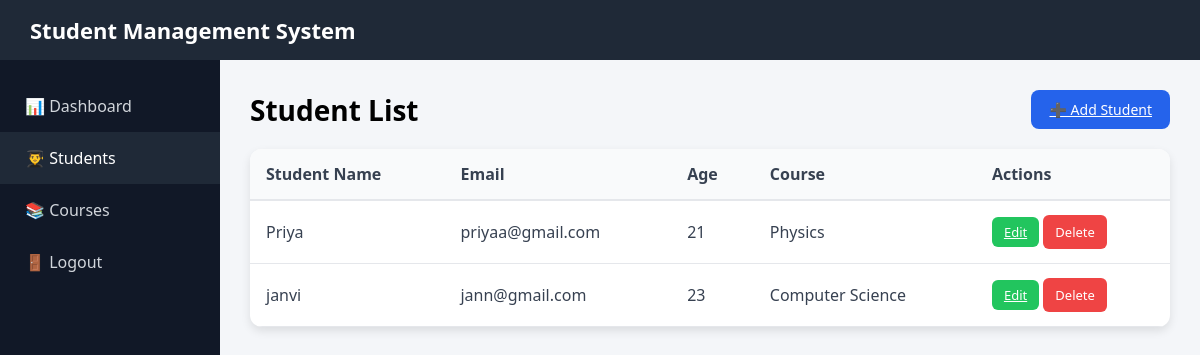
The page /students/ (signed in) on the database its author committed.
### students/models.py (models this page shows, shortened)
class Student(models.Model):
    name = models.CharField(max_length=200)
    email = models.EmailField(unique=True)
    age = models.PositiveIntegerField()
    course = models.ForeignKey(Course, on_delete=models.CASCADE, related_name='students')
    created_at = models.DateTimeField(auto_now_add=True)
    updated_at = models.DateTimeField(auto_now=True)
    class Meta:
        ordering = ['-created_at']

class Course(models.Model):
    name = models.CharField(max_length=200, unique=True)
    created_at = models.DateTimeField(auto_now_add=True)
    updated_at = models.DateTimeField(auto_now=True)
    class Meta:
        ordering = ['name']

### students/views.py (the view)
# urls.py: path('students/', views.students_list, name='students_list'),
@login_required
def students_list(request):
    students = Student.objects.select_related('course').all()
    context = {
        'students': students
    }
    return render(request, 'students.html', context)

### studentmgt/templates/students.html (shortened to what this page needs)
<!DOCTYPE html>
<html lang="en">
<head>
</head>
<body>
<div class="navbar">
    Student Management System
</div>
<div class="wrapper">
    <div class="sidebar">
        <a href="{% url 'dashboard' %}">📊 Dashboard</a>
        <a href="{% url 'students_list' %}" class="active">👨‍🎓 Students</a>
        <a href="{% url 'courses_list' %}" id="nav-courses">📚 Courses</a>
        <a href="{% url 'logout' %}">🚪 Logout</a>
    </div>
    <div class="main">
        <div class="header-row">
            <h1>Student List</h1>
            <a href="{% url 'add_student' %}" id="add-student-btn" class="add-btn">➕ Add Student</a>
        </div>
        <div class="table-container">
            <table>
                <thead>
                    <tr>
                        <th>Student Name</th>
                        <th>Email</th>
                        <th>Age</th>
                        <th>Course</th>
                        <th>Actions</th>
                    </tr>
                </thead>
                <tbody id="students-tbody">
                    {% for student in students %}
                    <tr data-id="{{ student.id }}">
                        <td>{{ student.name }}</td>
                        <td>{{ student.email }}</td>
                        <td>{{ student.age }}</td>
                        <td>{{ student.course.name }}</td>
                        <td>
                            <a href="{% url 'edit_student' student.id %}" class="action-btn edit">Edit</a>
                            <button class="action-btn delete delete-btn" data-id="{{ student.id }}">Delete</button>
                        </td>
                    </tr>
                    {% empty %}
                    <tr>
                        <td colspan="5" style="text-align:center;">No students found. <a href="{% url 'add_student' %}">Add a student</a></td>
                    </tr>
                    {% endfor %}
                </tbody>
            </table>
        </div>
    </div>
</div>
</body>
</html>

### studentmgt/templates/students.html (style rules this page uses)
* { margin:0; padding:0; box-sizing:border-box; font-family: "Segoe UI", Arial, sans-serif; }
body { background:#f4f6f9; }
.navbar { height:60px; background:#1f2937; color:white; display:flex; align-items:center; padding:0 30px; font-size:22px; font-weight:600; }
.wrapper { display:flex; height:calc(100vh - 60px); }
.sidebar { width:220px; background:#111827; padding-top:20px; }
.sidebar a { display:block; padding:15px 25px; color:#d1d5db; text-decoration:none; font-size:16px; }
.sidebar a:hover, .sidebar a.active { background:#1f2937; color:white; }
.main { flex:1; padding:30px; }
.header-row { display:flex; justify-content:space-between; align-items:center; margin-bottom:20px; }
.header-row h1 { font-size:28px; }
.add-btn { padding:10px 18px; background:#2563eb; color:white; border:none; border-radius:8px; cursor:pointer; font-size:14px; }
.table-container { background:white; border-radius:12px; box-shadow:0 4px 10px rgba(0,0,0,0.1); overflow-x:auto; }
table { width:100%; border-collapse:collapse; }
th, td { padding:14px 16px; text-align:left; }
th { background:#f9fafb; color:#374151; font-weight:600; border-bottom:2px solid #e5e7eb; }
td { border-bottom:1px solid #e5e7eb; color:#374151; }
.action-btn { padding:6px 12px; border:none; border-radius:6px; cursor:pointer; font-size:13px; }
.edit { background:#22c55e; color:white; }
.delete { background:#ef4444; color:white; }
.delete { background:#ef4444; color:white; padding:8px 12px; border-radius:6px; border:none; cursor:pointer; }

### rows shown on the page
Student: name "Priya", email "priyaa@gmail.com", age "21", course.name "Physics"
Student: name "janvi", email "jann@gmail.com", age "23", course.name "Computer Science"
